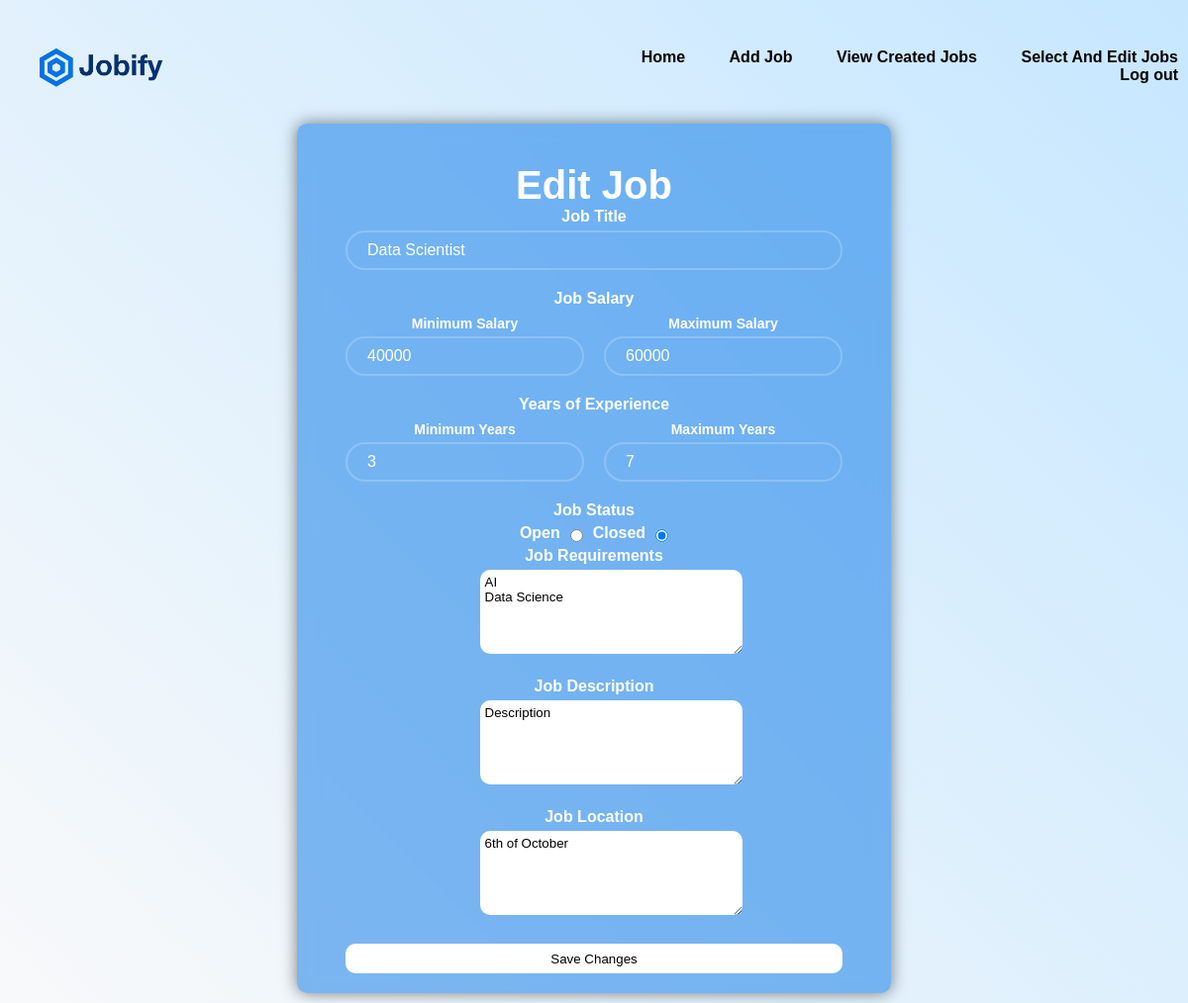
Screenshot of /editAdminJob/8/ (signed in) with the database file from the repository.
### base/models.py (models this page shows, shortened)
class Job(models.Model):
    STATUS_CHOICES = [
        ('Open', 'Open'),
        ('Closed', 'Closed'),
    ]
    employer = models.ForeignKey(User, on_delete=models.CASCADE, related_name='posted_jobs')
    title = models.CharField(max_length=200)
    description = models.TextField()
    min_experience = models.IntegerField(default=0, null = False)  # New: For filtering
    max_experience = models.IntegerField(default=1, null = False)   # New
    min_salary = models.IntegerField(default=0, null = False)      # New: Replace CharField
    max_salary = models.IntegerField(default=0, null = False)      # New
    requirements = models.TextField()
    location = models.CharField(max_length=200)
    status = models.CharField(max_length=10, choices=STATUS_CHOICES, default='Open')  # New
    datePosted = models.DateTimeField(auto_now_add=True)
    updateDate = models.DateTimeField(auto_now=True)
    class Meta:
        ordering = ['-updateDate', '-datePosted']

### base/views.py (the view, shortened to what this page needs)
# urls.py: path('editAdminJob/<int:job_id>/', views.editAdminJob, name='editAdminJob'),
@login_required(login_url='login')
def editAdminJob(request, job_id):
    if not request.user.is_admin:
        messages.error(request, "Unauthorized access")
        return redirect('home')
    job = get_object_or_404(Job, id=job_id, employer=request.user)
    experience_range = f"{job.min_experience}-{job.max_experience} years experience"
    salary_range = f"{job.min_salary}${job.max_salary}$"
    return render(request, 'base/editAdminJob.html', {
        'job': job,
        'experience_range': experience_range,
        'salary_range': salary_range
    })

### base/templates/base/editAdminJob.html (shortened to what this page needs)
{% extends "main.html" %}
{% load static %}
{% block styles %}
<link rel="stylesheet" href="{% static 'css/global.css' %}">
<link rel="stylesheet" href="{% static 'css/addJobOpportunity.css' %}">
{% endblock styles %}
{% block content %}
    <div class="job-opport">
        <h1>Edit Job</h1>
        <form method="POST" class="add-details">
            <div class="input-box">
                <label><strong>Job Title</strong></label>
                <input type="text" name="job-title" value="{{ job.title }}" placeholder="Write the Job title here" required>
            </div>
            <div class="input-box">
                <label><strong>Job Salary</strong></label>
                <div class="range-inputs">
                    <div class="range-group">
                        <label>Minimum Salary</label>
                        <input type="text" name="min_salary" value="{{ job.min_salary }}" placeholder="min salary" required>
                    </div>
                    <div class="range-group">
                        <label>Maximum Salary</label>
                        <input type="text" name="max_salary" value="{{ job.max_salary }}" placeholder="max salary" required>
                    </div>
                </div>
            </div>
            <div class="input-box">
                <label><strong>Years of Experience</strong></label>
                <div class="range-inputs">
                    <div class="range-group">
                        <label>Minimum Years</label>
                        <input type="text" name="min_experience" value="{{ job.min_experience }}" placeholder="min experience" required>
                    </div>
                    <div class="range-group">
                        <label>Maximum Years</label>
                        <input type="text" name="max_experience" value="{{ job.max_experience }}" placeholder="max experience" required>
                    </div>
                </div>
            </div>
            <label><strong>Job Status</strong></label>
            <div class="stat">
                <label>Open</label>
                <input type="radio" name="status" value="Open" {% if job.status == "Open" %}checked{% endif %}>
                <label>Closed</label>
                <input type="radio" name="status" value="Closed" {% if job.status == "Closed" %}checked{% endif %}>
            </div>
            <div class="input-box">
                <label><strong>Job Requirements</strong></label>
                <textarea class="dis" name="Requirements" placeholder="Write the requirements here" cols="30" rows="5" required>{{ job.requirements }}</textarea>
            </div>
            <div class="input-box">
                <label><strong>Job Description</strong></label>
                <textarea class="dis" name="Description" placeholder="Write the description here" cols="30" rows="5" required>{{ job.description }}</textarea>
            </div>
            <div class="input-box">
                <label><strong>Job Location</strong></label>
                <textarea class="dis" name="Location" placeholder="Write the location here" cols="30" rows="5" required>{{ job.location }}</textarea>
            </div>
            <button class="btn" type="submit">Save Changes</button>
        </form>
    </div>
{% endblock %}

### static/css/global.css (style rules this page uses)
* { margin: 0; padding: 0; font-family: 'Poppins', sans-serif; box-sizing: border-box; }

### static/css/addJobOpportunity.css (style rules this page uses)
.job-opport { margin: auto; width: 600px; height: auto; border-radius: 10px; background-color: #0073e67d; backdrop-filter: blur(10px); display: flex; justify-content: center; align-items: center; flex-direction: column; justify-content: flex-start; align-items: center; color: white; box-shadow: 0px 0px 16px rgba(0, 0, 0, 0.5); }
.job-opport h1 { font-weight: 700; font-size: 40px; margin-top: 40px; }
.add-details .input-box input { width: 100%; height: 40px; text-align: left; background: transparent; border: none; outline: none; border: 2px solid rgba(255, 255, 255, 0.2); border-radius: 40px; color: #fff; padding-left: 20px; font-size: medium; }
.add-details label { text-align: center; display: block; margin-bottom: 5px; font-weight: 600; color: white; }
.stat { justify-content: center; display: flex; text-align: center; align-items: center; gap: 10px; }
.btn { margin-top: 5px; background: transparent; border: none; outline: none; border: 2px solid rgba(255, 255, 255, 0.2); border-radius: 10px; color: #000; width: 100%; height: 30px; color: #000; background-color: #fff; margin-bottom: 20px; }
.input-box .dis { justify-content: center; margin-left: 27%; padding: 5px; border: none; outline: none; border-radius: 10px; }
.range-inputs { display: flex; gap: 20px; margin-top: 8px; }
.range-group { flex: 1; }
.range-group label { display: block; margin-bottom: 5px; font-size: 14px; color: #fff; }
.range-group input { width: 100%; padding: 10px; border: 1px solid #ddd; border-radius: 4px; font-size: 14px; }
.input-box { margin-bottom: 20px; }

### rows the page displays
Job: job-title "Data Scientist", min_salary "40000", max_salary "60000", min_experience "3", max_experience "7", status "☑", Requirements "AI Data Science", Description "Description", Location "6th of October"
